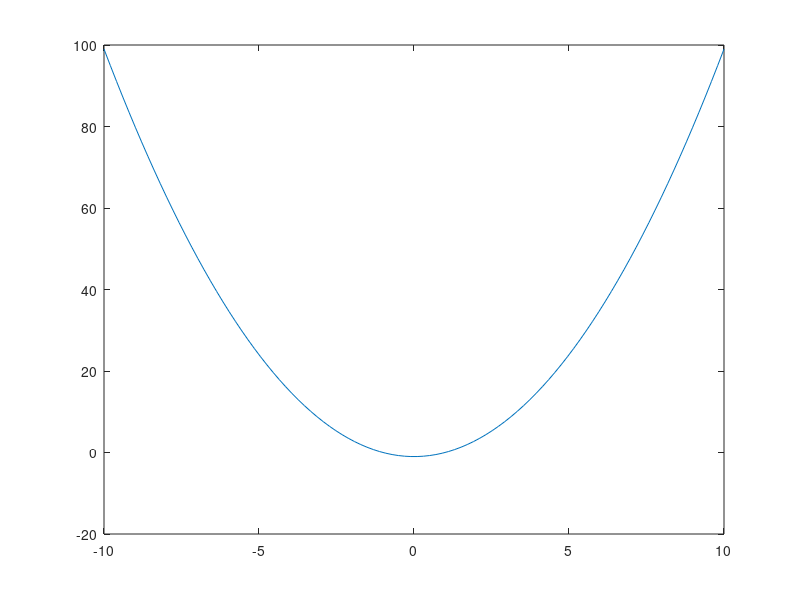

MATLAB code to generate this figure:
%% My Document to Publish

%% Section 1
% *This* is $x^2+e^{\pi i}$ _plotted_. 
% <http://www.mathworks.com MathWorks>
%
% $e^{\pi i} + 1 = 0$
%
% Add in an mathematical formula with LaTeX from MuPAD
% 
% $10\, x + x^x + 16 = 0$
%
% Add in a mathematical formula using the 
% symbolic toolbox by typing in the following:
% 
% *syms x* 
% 
% *latex(x^2+10*x+16==0)*
%
% $x^2 + 10\, x + 16 = 0$


x = linspace(-10, 10);
y = x.^2+exp(pi*1i);
plot(x, y);